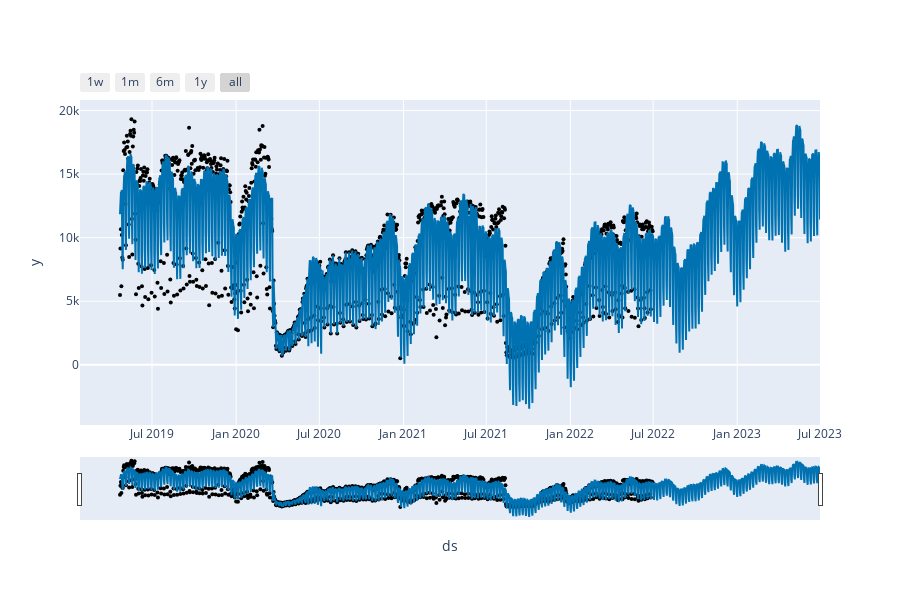

Notebook cell for this chart:
### Code cell
plot_plotly(m3 ,forecast)

### Figure 1 — Plotly figure (JSON) as saved in the notebook; plotly's stock layout.template omitted (floating-point values rounded to 4 significant figures; data arrays with more than 128 entries replaced by an {"elided": "..."} marker saying what was removed)
{"data": [{"marker": {"color": "black", "size": 4}, "mode": "markers", "name": "Actual", "type": "scatter", "x": {"elided": "1164 str values"}, "y": {"elided": "1164 int values"}}, {"fill": "none", "fillcolor": "rgba(0, 114, 178, 0.2)", "line": {"color": "#0072B2", "width": 2}, "mode": "lines", "name": "Predicted", "type": "scatter", "x": {"elided": "1530 str values"}, "y": {"elided": "1530 float values"}}], "layout": {"height": 600, "showlegend": false, "width": 900, "xaxis": {"rangeselector": {"buttons": [{"count": 7, "label": "1w", "step": "day", "stepmode": "backward"}, {"count": 1, "label": "1m", "step": "month", "stepmode": "backward"}, {"count": 6, "label": "6m", "step": "month", "stepmode": "backward"}, {"count": 1, "label": "1y", "step": "year", "stepmode": "backward"}, {"step": "all"}]}, "rangeslider": {"visible": true}, "title": {"text": "ds"}, "type": "date"}, "yaxis": {"title": {"text": "y"}}}}
